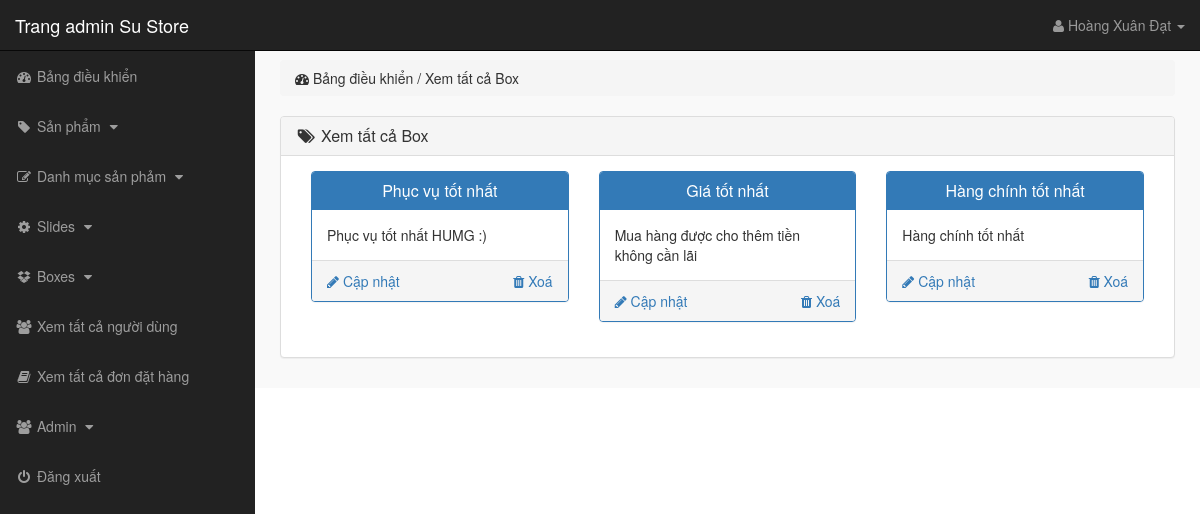
Screenshot of /admin_area/index.php?view_boxes (signed in) with the database file from the repository.
### tables this page shows
CREATE TABLE `boxes_section` (
  `box_id` int(10) NOT NULL,
  `box_title` text NOT NULL,
  `box_desc` text NOT NULL
);

### admin_area/view_boxes.php (the view)
<?php
    if(!isset($_SESSION['admin_username'])){
        echo "<script>window.open('login.php','_self')</script>";
    }else{
?>
<div class="row">
    <div class="col-lg-12">
        <ol class="breadcrumb">
            <li>
                <i class="fa fa-dashboard"></i> Bảng điều khiển / Xem tất cả Box
            </li>
        </ol>
    </div>
</div>
<div class="row">
    <div class="col-lg-12">
        <div class="panel panel-default">
            <div class="panel-heading">
                <h3 class="panel-title">
                    <i class="fa fa-tags fa-fw"></i> Xem tất cả Box
                </h3>
            </div>
            <div class="panel-body">
                <?php
                    $get_boxes = "select * from boxes_section";
                    $run_boxes = mysqli_query($con,$get_boxes);
                    while($run_boxes_section=mysqli_fetch_array($run_boxes)){
                        $box_id = $run_boxes_section['box_id'];
                        $box_title = $run_boxes_section['box_title'];
                        $box_desc = $run_boxes_section['box_desc'];
                ?>
                <div class="col-lg-4 col-md-4">
                    <div class="panel panel-primary">
                        <div class="panel-heading">
                            <h3 class="panel-title" align="center">
                                <?php echo $box_title; ?>
                            </h3>
                        </div>
                        <div class="panel-body">
                        <?php echo $box_desc; ?>
                        </div>
                        <div class="panel-footer">
                            <center>
                                <a href="index.php?delete_box=<?php echo $box_id; ?>" class="pull-right">
                                 <i class="fa fa-trash"></i> Xoá
                                </a>
                                <a href="index.php?edit_box=<?php echo $box_id; ?>" class="pull-left">
                                 <i class="fa fa-pencil"></i> Cập nhật
                                </a>
                                <div class="clearfix"></div>
                            </center>
                        </div>
                    </div>
                </div>
                <?php } ?>
            </div>
        </div>
    </div>
</div>
<?php } ?>

### admin_area/includes/sidebar.php (shortened to what this page needs)
<?php
    if(!isset($_SESSION['admin_username'])){
        echo "<script>window.open('login.php','_self')</script>";
    }else{
?>
<nav class="navbar navbar-inverse navbar-fixed-top">
    <div class="navbar-header">
        <a href="index.php?dashboard" class="navbar-brand">Trang admin Su Store</a>
    </div>
    <ul class="nav navbar-right top-nav">
        <li class="dropdown">
            <a href="#" class="dropdown-toggle" data-toggle="dropdown">
                <i class="fa fa-user"></i> <?php echo $admin_name;  ?> <b class="caret"></b>
            </a>
        </li>
    </ul>
    <div class="collapse navbar-collapse navbar-ex1-collapse">
        <ul class="nav navbar-nav side-nav">
            <li>
                <a href="index.php?dashboard">
                        <i class="fa fa-fw fa-dashboard"></i> Bảng điều khiển
                </a>
            </li>
            <li>
                <a href="#" data-toggle="collapse" data-target="#products">
                        <i class="fa fa-fw fa-tag"></i> Sản phẩm
                        <i class="fa fa-fw fa-caret-down"></i>
                </a>
            </li>
            <li>
                <a href="#" data-toggle="collapse" data-target="#p_cat">
                        <i class="fa fa-fw fa-edit"></i> Danh mục sản phảm
                        <i class="fa fa-fw fa-caret-down"></i>
                </a>
            </li>
            <li>
                <a href="#" data-toggle="collapse" data-target="#slides">
                        <i class="fa fa-fw fa-gear"></i> Slides
                        <i class="fa fa-fw fa-caret-down"></i>
                </a>
            </li>
            <li>
                <a href="#" data-toggle="collapse" data-target="#boxes">
                        <i class="fa fa-fw fa-dropbox"></i> Boxes
                        <i class="fa fa-fw fa-caret-down"></i>
                </a>
            </li>
            <li>
                <a href="index.php?view_customers">
                    <i class="fa fa-fw fa-users"></i> Xem tất cả người dùng
                </a>
            </li>
            <li>
                <a href="index.php?view_orders">
                    <i class="fa fa-fw fa-book"></i> Xem tất cả đơn đặt hàng
                </a>
            </li>
            <li>
                <a href="#" data-toggle="collapse" data-target="#users">
                        <i class="fa fa-fw fa-users"></i> Admin
                        <i class="fa fa-fw fa-caret-down"></i>
                </a>
            </li>
            <li>
                <a href="logout.php">
                    <i class="fa fa-fw fa-power-off"></i> Đăng xuất
                </a>
            </li>
        </ul>
    </div>
</nav>
<?php } ?>

### admin_area/css/style.css (style rules this page uses)
body { margin-top: 100px; }
@media (min-width: 768px) { body { margin-top: 50px; } }
.top-nav>li { float: left; display: inline-block; }
.top-nav>li>a { color: #999999; line-height: 20px; padding-top: 15px; padding-bottom: 15px; padding-right: 30px; }
@media (min-width: 768px) { .side-nav { position: fixed; top: 51px; bottom: 0; width: 255px; overflow-y: auto; overflow-x: hidden; background-color: #222222; padding-bottom: 40px; border-radius: 0; } }
@media (min-width: 768px) { .side-nav>li>a { width: 255px; } }
.panel-body { border-radius: 5px; }

### rows the page displays
boxes_section: box_title "Phục vụ tốt nhất", box_desc "Phục vụ tốt nhất HUMG :)"
boxes_section: box_title "Giá tốt nhất", box_desc "Mua hàng được cho thêm tiền không cần lãi"
boxes_section: box_title "Hàng chính tốt nhất", box_desc "Hàng chính tốt nhất"

### other values shown
$admin_name "Hoàng Xuân Đạt"
